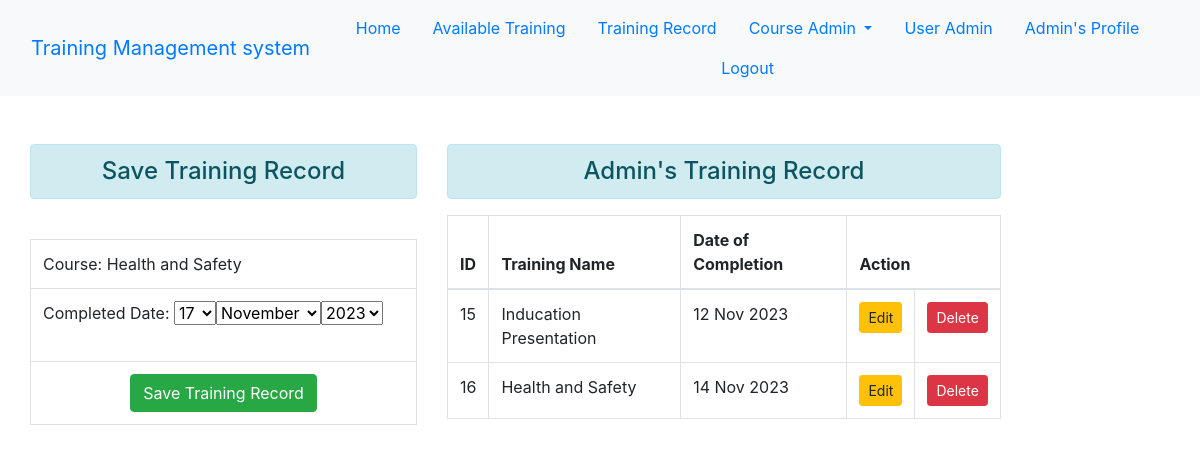
The page /training/add_training/1 (signed in) on the database as committed earlier.
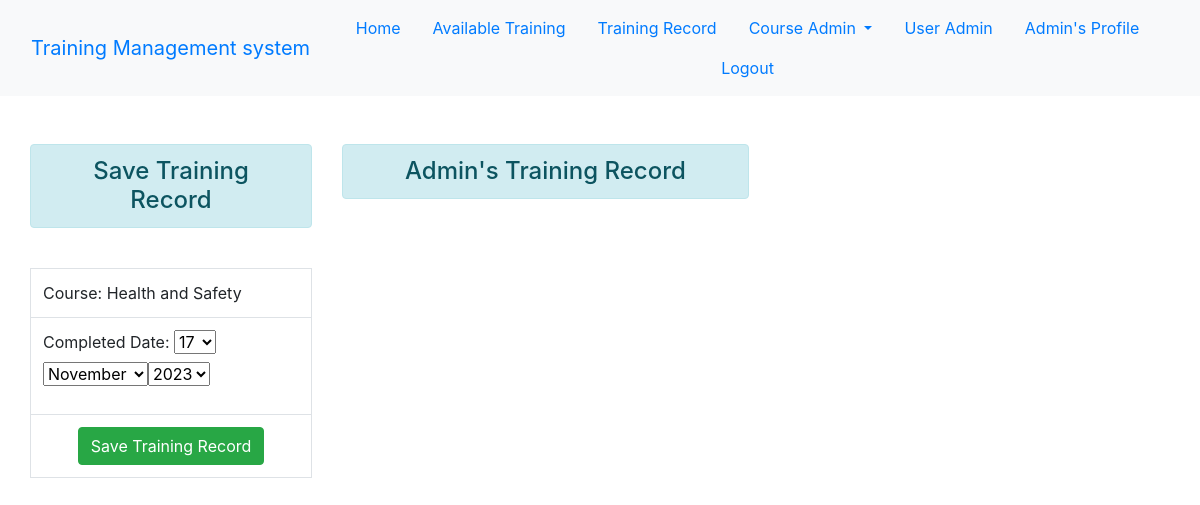
The same page on the database as committed later.
### trainingapp/models.py (models this page shows)
class TrainingRecord(models.Model):
    training_id = models.ForeignKey(CourseGroupSyllabus, verbose_name="Course Syllabus Id", on_delete=models.CASCADE )
    employee_id = models.ForeignKey(User, verbose_name="User Id", on_delete= models.CASCADE)
    completed_on = models.DateField()

### courseapp/models.py (models this page shows, shortened)
class CourseGroupSyllabus(models.Model):
    course_id = models.ForeignKey("CourseDetails", verbose_name="Course Id", on_delete=models.CASCADE)
    course_group_id = models.ForeignKey("CourseGroup", verbose_name="Group Id", on_delete=models.CASCADE)
    course_interval = models.IntegerField(choices=CourseInterval.choices(), default = CourseInterval.ONE_OFF )
    course_mandatory = models.BooleanField(default=False)
    def __str__(self):
        return self.course_id.course_name

class CourseDetails(models.Model):
    course_name = models.CharField(max_length=100, unique=True, blank=False)
    course_link = models.URLField(verbose_name="Course Link", max_length=1000, unique=True, blank=False)
    course_desc = models.TextField(blank=True)

### trainingapp/views.py (the view)
# urls.py: path('add_training/<int:syllabus_id>', views.add_training, name='add_training'),
@login_required
def add_training(request, syllabus_id):
    if request.user.is_authenticated:
        syllabus = get_object_or_404(CourseGroupSyllabus, id=syllabus_id)
        if request.method == "POST":
            form = StaffTrainingRecordForm(request.POST)
            if form.is_valid():
                new_record = form.save(commit=False)
                new_record.training_id = syllabus
                new_record.employee_id = request.user
                if TrainingRecord.objects.filter(training_id = new_record.training_id, employee_id = new_record.employee_id, completed_on = new_record.completed_on).exists():
                    messages.info(request, "Record already exists!")
                else:
                    new_record.save()
                    messages.success(request, "Record successfully Added!")
        else:
            form = StaffTrainingRecordForm()
        training = TrainingRecord.objects.filter(employee_id=request.user)
        return render(request, 'trainingapp/add_training.html', {'syllabus': syllabus, 'form':form, 'training':training})
    else:
        return HttpResponseRedirect('/login/')

### trainingapp/forms.py
class StaffTrainingRecordForm(forms.ModelForm):
    today = date.today()
    completed_on = forms.DateField(label='Completed Date',
                                   widget=forms.SelectDateWidget(years=range(today.year-2, today.year+1)),
                                   initial=today )
    class Meta:
        model = models.TrainingRecord
        fields = ['completed_on']

### trainingapp/templates/trainingapp/add_training.html (shortened to what this page needs)
{% extends 'enrollapp/base.html' %}
{% block content %}
    <div class="row">
        <div class="col-sm-5">
            <h4 class="text-center alert alert-info"> Save Training Record </h4>
            <br/>
                    {% if syllabus%}
                        <form action="" method="POST">
                            <table class="table table-bordered">
                                <tr>
                                    <td>
                                        Course: {{syllabus}}
                                    </td>
                                </tr>
                                 <tr>
                                    <td>{{form.as_p}}</td>
                                </tr>
                                <tr>
                                    <td colspan="3"> <center>
                                        <input type="submit" class="btn btn-success" name="SaveTraining" value="Save Training Record">
                                        </center>
                                    </td>
                                </tr>
                            </table>
                        </form>
                    {%else %}
                        <h4> No Records!<h4>
                    {%endif%}
        </div>
        <div class="col-sm-7">
            <h4 class="text-center alert alert-info"> {{user.username}}'s Training Record </h4>
            {% if training%}
                <table class="table table-hover table-bordered">
                    <thead>
                        <tr>
                            <th scope="col"> ID</th>
                            <th scope="col">Training Name </th>
                            <th scope="col">Date of Completion </th>
                            <th scope="col" colspan="2">Action</th>
                        </tr>
                    </thead>
                    <tbody>
                        {% for tr in training%}
                        <tr>
                            <td scope="row">{{tr.id}}</td>
                            <td scope="row">{{tr.training_id}}</td>
                            <td scope="row">{{tr.completed_on}}</td>
                            <td>
                                <a href = "{% url 'update_training' tr.id %}" class="btn btn-warning btn-sm">Edit</a>
                            </td>
                            <td>
                                <form action ="{% url 'delete_training' tr.id %}" method="post" class="d-inline">
                                    <input type="submit" class="btn btn-danger btn-sm" onclick='confirm("Are you sure to delete this record?")' value="Delete">
                                </form>
                            </td>
                        </tr>
                        {% endfor %}
                    </tbody>
                </table>
            {% endif %}
        </div>
    </div>
{% endblock content %}

Rows that differ between the two databases and show on the page:
removed TrainingRecord: id "15", training_id "Inducation Presentation", completed_on "12 Nov 2023"
removed TrainingRecord: id "16", training_id "Health and Safety", completed_on "14 Nov 2023"
Other text that changed with them:
text no longer shown: "ID Training Name Date of Completion Action"
